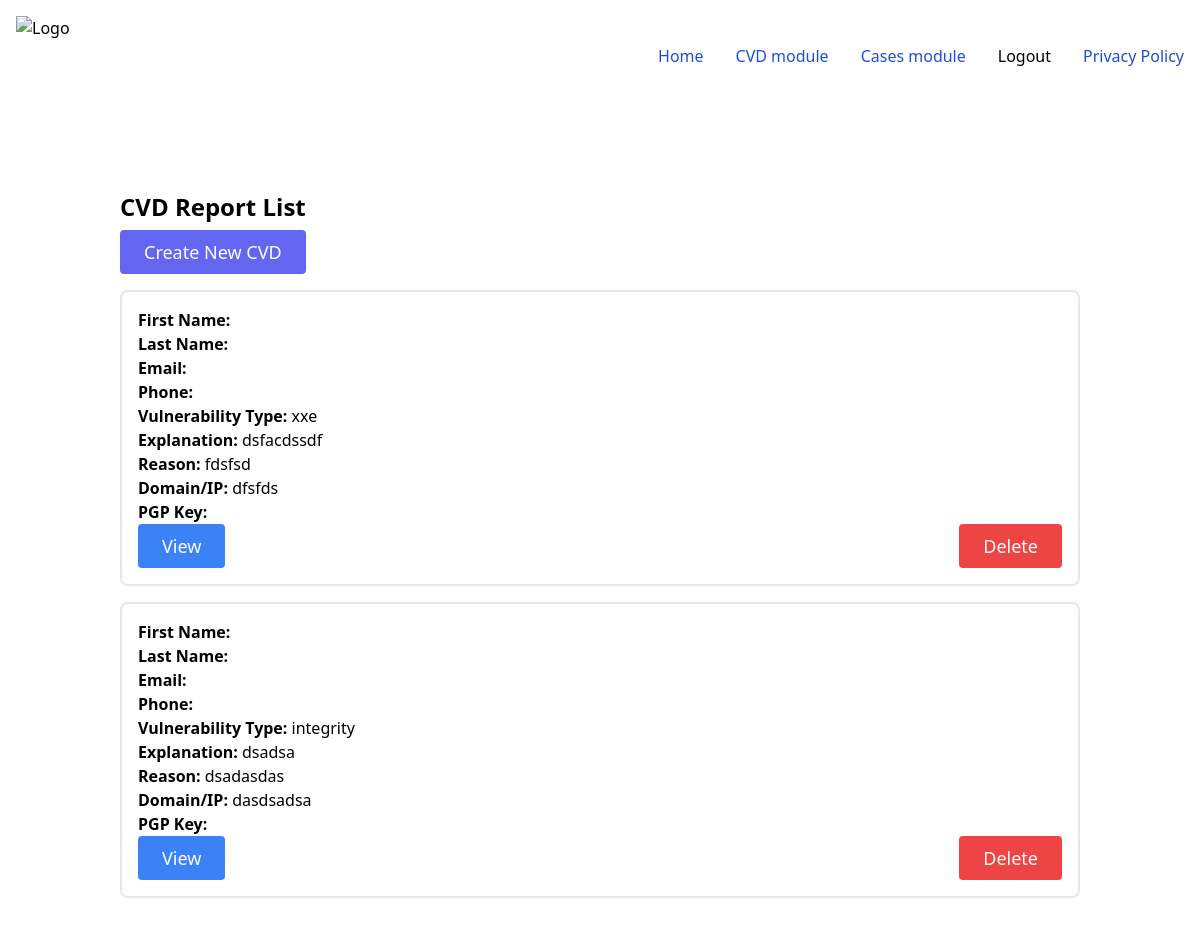
Screenshot of /cvd/ (signed in) with the database file from the repository.
### cvd_service/models.py (models this page shows, shortened)
class CvdReport(models.Model):
    VULNERABILITY_TYPES = (
        ('injection', 'Injection'),
        ('broken_auth', 'Broken Authentication'),
        ('data_exposure', 'Sensitive Data Exposure'),
        ('xxe', 'XML External Entities (XXE)'),
        ('misconfigurations', 'Security Misconfigurations'),
        ('xss', 'Cross-Site Scripting (XSS)'),
        ('access_control', 'Broken Access Control'),
        ('insecure_deserialization', 'Insecure Deserialization'),
        ('availability', 'Availability'),
        ('integrity', 'Integrity'),
        ('confidentiality', 'Confidentiality'),
    )
    first_name = encrypt(models.CharField(
        max_length=100, blank=True, null=True))
    last_name = encrypt(models.CharField(
        max_length=100, blank=True, null=True))
    email = encrypt(models.EmailField())  # Email is now required
    phone = encrypt(models.CharField(max_length=20, blank=True, null=True))
    vulnerability_type = models.CharField(
        max_length=30, choices=VULNERABILITY_TYPES)  # Vulnerability type is now required
    explanation = models.TextField()  # Explanation is now required
    vulnerability_reason = models.TextField()  # Reason is now required
    domain_or_ip = models.TextField()  # Domain/IP is now required
    pgp_key = encrypt(models.TextField())

### cvd_service/views.py (the view)
# urls.py: path("", views.CVDListView.as_view(), name='cvd_list'),
class CVDListView(LoginRequiredMixin, generic.ListView):
    model = CvdReport
    template_name = 'cvd_service/cvd_list.html'
    context_object_name = 'cvd_list'
    def get_queryset(self):
        try:
            return CvdReport.objects.all()
        except Exception as e:
            logger.error('Error in CVDListView.get_queryset: %s', e)
            raise

### cvd_service/templates/cvd_service/cvd_list.html (shortened to what this page needs)
{% extends 'base_app/base.html' %}  {% block content %}
<div class="container mx-auto px-4 sm:px-8">
  <div class="py-8">
    <h2 class="text-2xl font-semibold leading-tight">CVD Report List</h2>
    <div class="my-2 flex sm:flex-row flex-col">
      <a
        href="{% url 'cvd_service:create_cvd' %}"
        class="text-white bg-indigo-500 border-0 py-2 px-6 focus:outline-none hover:bg-indigo-600 rounded text-lg"
        >Create New CVD</a
      >
    </div>
    {% if not cvd_list %}
    <p>There are no active CVD reports.</p>
    {% else %} {% for cvd in cvd_list %}
    <div class="py-2">
      <div class="flex flex-col border-2 rounded-lg p-4 bg-white">
        <p><strong>First Name:</strong> {{ cvd.first_name }}</p>
        <p><strong>Last Name:</strong> {{ cvd.last_name }}</p>
        <p><strong>Email:</strong> {{ cvd.email }}</p>
        <p><strong>Phone:</strong> {{ cvd.phone }}</p>
        <p><strong>Vulnerability Type:</strong> {{ cvd.vulnerability_type }}</p>
        <p><strong>Explanation:</strong> {{ cvd.explanation }}</p>
        <p><strong>Reason:</strong> {{ cvd.vulnerability_reason }}</p>
        <p><strong>Domain/IP:</strong> {{ cvd.domain_or_ip }}</p>
        <p><strong>PGP Key:</strong> {{ cvd.pgp_key }}</p>
        {% if user.is_authenticated %}
        <div class="flex justify-between">
          <a
            href="{% url 'cvd_service:cvd_detail' cvd.id %}"
            class="text-white bg-blue-500 border-0 py-2 px-6 focus:outline-none hover:bg-blue-600 rounded text-lg"
            >View</a
          >
          <form
            method="POST"
            action="{% url 'cvd_service:delete_cvd' cvd.id %}"
          >
            <button
              type="submit"
              class="text-white bg-red-500 border-0 py-2 px-6 focus:outline-none hover:bg-red-600 rounded text-lg"
            >
              Delete
            </button>
          </form>
        </div>
        {% endif %}
      </div>
    </div>
    {% endfor %} {% endif %}
  </div>
</div>
{% endblock %}

### rows the page displays
CvdReport: vulnerability_type "xxe", explanation "dsfacdssdf", vulnerability_reason "fdsfsd", domain_or_ip "dfsfds"
CvdReport: vulnerability_type "integrity", explanation "dsadsa", vulnerability_reason "dsadasdas", domain_or_ip "dasdsadsa"
